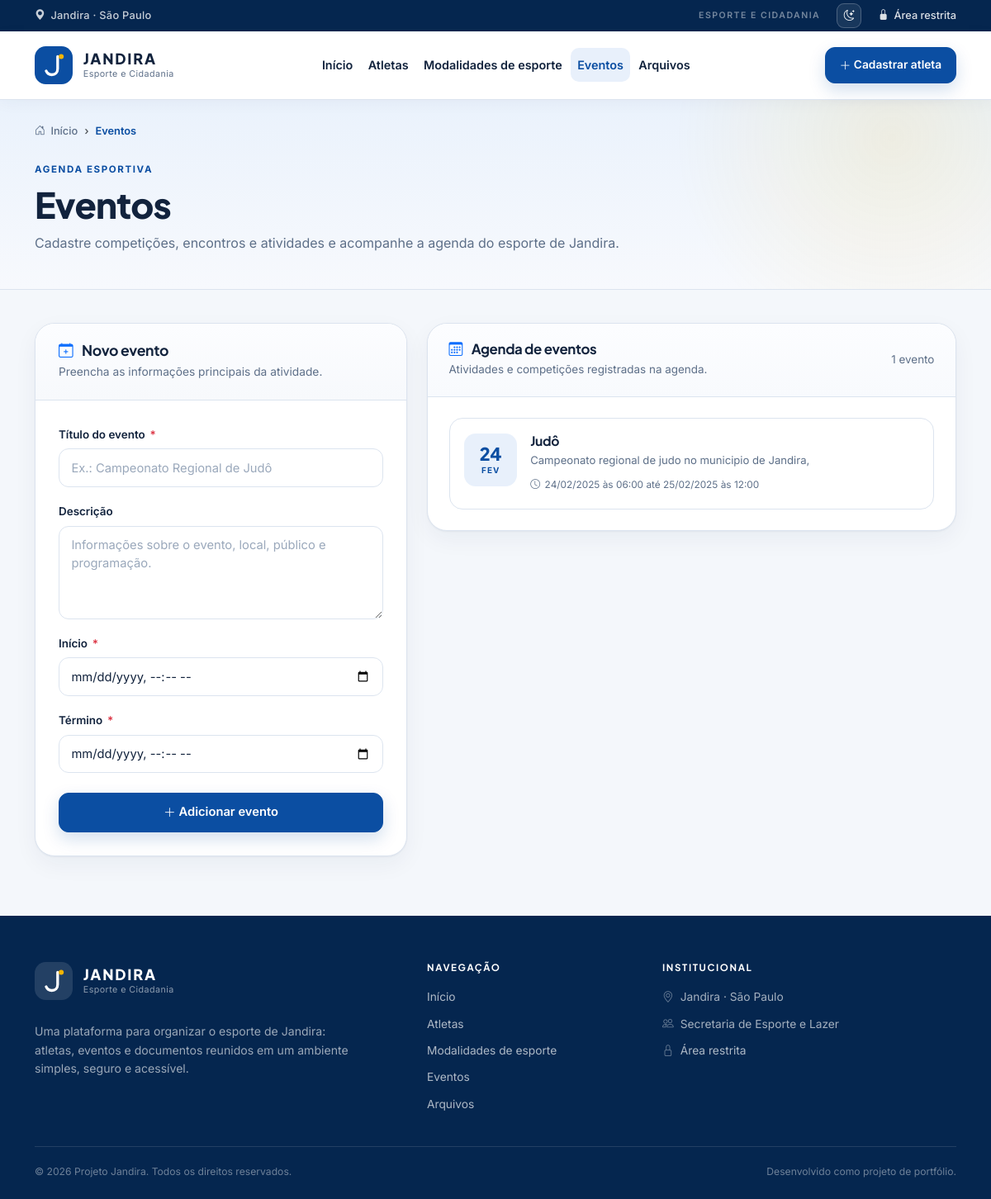
/cadastro_atletas/adicionar_eventos.php, run on the app's committed database.
### tables this page shows
CREATE TABLE `eventos` (
  `id` int(11) NOT NULL,
  `titulo` varchar(255) NOT NULL,
  `descricao` text DEFAULT NULL,
  `data_inicio` datetime NOT NULL,
  `data_fim` datetime NOT NULL
);

### cadastro_atletas/adicionar_eventos.php (the view, shortened to what this page needs)
<?php
require_once __DIR__ . '/../includes/layout.php';
require_once __DIR__ . '/conexao.php';
$valores = [
    'titulo' => '',
    'descricao' => '',
    'data_inicio' => '',
    'data_fim' => '',
];
$queryEventos = $mysqli->query('SELECT * FROM eventos ORDER BY data_inicio DESC');
$eventos = $queryEventos ? $queryEventos->fetch_all(MYSQLI_ASSOC) : [];
$totalEventos = count($eventos);
$meses = [
    1 => 'JAN', 2 => 'FEV', 3 => 'MAR', 4 => 'ABR', 5 => 'MAI', 6 => 'JUN',
    7 => 'JUL', 8 => 'AGO', 9 => 'SET', 10 => 'OUT', 11 => 'NOV', 12 => 'DEZ',
];
?>
<section class="page-content">
    <div class="container">
        <div class="row g-4">
            <div class="col-12 col-lg-5">
                <div class="form-card">
                    <div class="form-card-header">
                        <h2><i class="bi bi-calendar-plus me-2 text-primary" aria-hidden="true"></i> Novo evento</h2>
                        <p>Preencha as informações principais da atividade.</p>
                    </div>
                    <div class="form-card-body">
                        <form method="post" action="">
                            <div class="mb-3">
                                <label for="titulo" class="form-label">Título do evento <span class="required">*</span></label>
                                <input type="text" class="form-control" id="titulo" name="titulo" value="<?= e($valores['titulo']) ?>" placeholder="Ex.: Campeonato Regional de Judô" required>
                            </div>
                            <div class="mb-3">
                                <label for="descricao" class="form-label">Descrição</label>
                                <textarea class="form-control" id="descricao" name="descricao" rows="4" placeholder="Informações sobre o evento, local, público e programação."><?= e($valores['descricao']) ?></textarea>
                            </div>
                            <div class="mb-3">
                                <label for="data_inicio" class="form-label">Início <span class="required">*</span></label>
                                <input type="datetime-local" class="form-control" id="data_inicio" name="data_inicio" value="<?= e($valores['data_inicio']) ?>" required>
                            </div>
                            <div class="mb-4">
                                <label for="data_fim" class="form-label">Término <span class="required">*</span></label>
                                <input type="datetime-local" class="form-control" id="data_fim" name="data_fim" value="<?= e($valores['data_fim']) ?>" required>
                            </div>
                            <button type="submit" class="btn btn-brand w-100">
                                <i class="bi bi-plus-lg" aria-hidden="true"></i>
                                Adicionar evento
                            </button>
                        </form>
                    </div>
                </div>
            </div>
            <div class="col-12 col-lg-7">
                <div class="surface-card">
                    <div class="surface-card-header">
                        <div>
                            <h2><i class="bi bi-calendar3 me-2 text-primary" aria-hidden="true"></i> Agenda de eventos</h2>
                            <p>Atividades e competições registradas na agenda.</p>
                        </div>
                        <span class="result-count"><?= $totalEventos ?> <?= $totalEventos === 1 ? 'evento' : 'eventos' ?></span>
                    </div>
                    <div class="surface-card-body">
                        <?php if ($totalEventos === 0): ?>
                            <div class="empty-state">
                                <span class="empty-state-icon"><i class="bi bi-calendar-x" aria-hidden="true"></i></span>
                                <h3>Nenhum evento cadastrado</h3>
                                <p>Use o formulário ao lado para adicionar a primeira atividade à agenda.</p>
                            </div>
                        <?php else: ?>
                            <div class="event-list">
                                <?php foreach ($eventos as $evento): ?>
                                    <?php
                                    $inicioTs = strtotime((string) $evento['data_inicio']);
                                    ?>
                                    <article class="event-card">
                                        <div class="event-date" aria-hidden="true">
                                            <strong><?= $inicioTs ? date('d', $inicioTs) : '—' ?></strong>
                                            <small><?= $inicioTs ? $meses[(int) date('n', $inicioTs)] : '' ?></small>
                                        </div>
                                        <div class="event-info">
                                            <h3><?= e($evento['titulo']) ?></h3>
                                            <?php if (!empty($evento['descricao'])): ?>
                                                <p><?= e($evento['descricao']) ?></p>
                                            <?php endif; ?>
                                            <span class="event-period">
                                                <i class="bi bi-clock" aria-hidden="true"></i>
                                                <?= e(formatar_data_hora_br($evento['data_inicio'])) ?>
                                                <?php if (!empty($evento['data_fim'])): ?>
                                                    até <?= e(formatar_data_hora_br($evento['data_fim'])) ?>
                                                <?php endif; ?>
                                            </span>
                                        </div>
                                    </article>
                                <?php endforeach; ?>
                            </div>
                        <?php endif; ?>
                    </div>
                </div>
            </div>
        </div>
    </div>
</section>

### assets/css/site.css (style rules this page uses)
:root { --brand: #0b4ea2; --brand-dark: #07356f; --brand-deep: #05264f; --brand-soft: #e8f0fb; --brand-softer: #f3f7fd; --accent: #f4b400; --accent-dark: #d99a00; --green: #1f9d6a; --ink: #12233d; --muted: #5d6f88; --line: #dce4ef; --surface: #f4f7fb; --white: #ffffff; --danger: #dc3545; --radius-lg: 24px; --radius-md: 16px; --radius-sm: 12px; --shadow-sm: 0 1px 2px rgba(16, 42, 80, .05), 0 10px 28px rgba(16, 42, 80, .05); --shadow-md: 0 18px 45px rgba(9, 38, 79, .13); --font-body: "Inter", system-ui, -apple-system, "Segoe UI", sans-serif; --font-display: "Plus Jakarta Sans", "Inter", system-ui, sans-serif; }
* { box-sizing: border-box; }
html { scroll-behavior: smooth; }
body { min-height: 100vh; display: flex; flex-direction: column; background: var(--surface); color: var(--ink); font-family: var(--font-body); font-size: 1rem; line-height: 1.6; -webkit-font-smoothing: antialiased; }
h1, h2, h3, h4, h5, h6 { font-family: var(--font-display); font-weight: 700; letter-spacing: -.02em; color: var(--ink); }
.btn { border-radius: 12px; font-weight: 600; font-size: .92rem; padding: .7rem 1.15rem; transition: transform .18s ease, box-shadow .18s ease, background .18s ease, border-color .18s ease; }
.btn i { vertical-align: -.08em; }
.btn-brand { background: var(--brand); border: 1px solid var(--brand); color: #fff; box-shadow: 0 8px 20px rgba(11, 78, 162, .18); }
.page-content { padding: 2.5rem 0 4.5rem; }
.surface-card { background: #fff; border: 1px solid var(--line); border-radius: var(--radius-lg); box-shadow: var(--shadow-sm); }
.surface-card-header { padding: 1.35rem 1.6rem; border-bottom: 1px solid var(--line); background: linear-gradient(180deg, #fcfdff 0%, #f8fafd 100%); border-radius: var(--radius-lg) var(--radius-lg) 0 0; display: flex; align-items: center; justify-content: space-between; gap: 1rem; flex-wrap: wrap; }
.surface-card-header h2, .surface-card-header h3 { font-size: 1.05rem; margin-bottom: 0; }
.surface-card-header p { color: var(--muted); font-size: .84rem; margin: .2rem 0 0; }
.surface-card-body { padding: 1.6rem; }
.result-count { color: var(--muted); font-size: .84rem; white-space: nowrap; }
.form-card { background: #fff; border: 1px solid var(--line); border-radius: var(--radius-lg); box-shadow: var(--shadow-sm); overflow: hidden; }
.form-card-header { padding: 1.4rem 1.75rem; border-bottom: 1px solid var(--line); background: linear-gradient(180deg, #fcfdff 0%, #f7f9fc 100%); }
.form-card-header h2 { font-size: 1.1rem; margin-bottom: .25rem; }
.form-card-header p { color: var(--muted); font-size: .86rem; margin-bottom: 0; }
.form-card-body { padding: 1.75rem; }
.form-label { font-size: .84rem; font-weight: 600; color: var(--ink); margin-bottom: .4rem; }
.form-label .required { color: var(--danger); margin-left: .15rem; }
.form-control, .form-select { border: 1px solid var(--line); border-radius: var(--radius-sm); padding: .7rem .9rem; font-size: .92rem; color: var(--ink); background-color: #fff; }
.form-control::placeholder { color: #9aa8bb; }
.event-list { display: flex; flex-direction: column; gap: .9rem; }
.event-card { display: flex; gap: 1rem; padding: 1.1rem; border: 1px solid var(--line); border-radius: var(--radius-md); background: #fff; transition: border-color .18s ease, box-shadow .18s ease; }
.event-date { flex: 0 0 64px; width: 64px; height: 64px; border-radius: 14px; background: var(--brand-soft); color: var(--brand); display: flex; flex-direction: column; align-items: center; justify-content: center; line-height: 1; }
.event-date strong { font-family: var(--font-display); font-size: 1.35rem; font-weight: 800; }
.event-date small { font-size: .62rem; font-weight: 700; letter-spacing: .1em; text-transform: uppercase; margin-top: .3rem; }
.event-info h3 { font-size: .98rem; margin-bottom: .2rem; }
.event-info p { color: var(--muted); font-size: .82rem; margin-bottom: .3rem; }
.event-period { color: var(--muted); font-size: .74rem; display: inline-flex; align-items: center; gap: .35rem; }
html { color-scheme: light; }

### data on the page
eventos: data_inicio "24", data_inicio "FEV", titulo "Judô", descricao "Campeonato regional de judo no municipio de Jandira,", data_inicio "24/02/2025 às 06:00", data_fim "25/02/2025 às 12:00"

### other printed values
$item['label'] "Início"
$item['label'] "Atletas"
$item['label'] "Modalidades de esporte"
$item['label'] "Eventos"
$item['label'] "Arquivos"
$label "Eventos"
$eyebrow "AGENDA ESPORTIVA"
$title "Eventos"
$description "Cadastre competições, encontros e atividades e acompanhe a agenda do esporte de Jandira."
$totalEventos "1"
